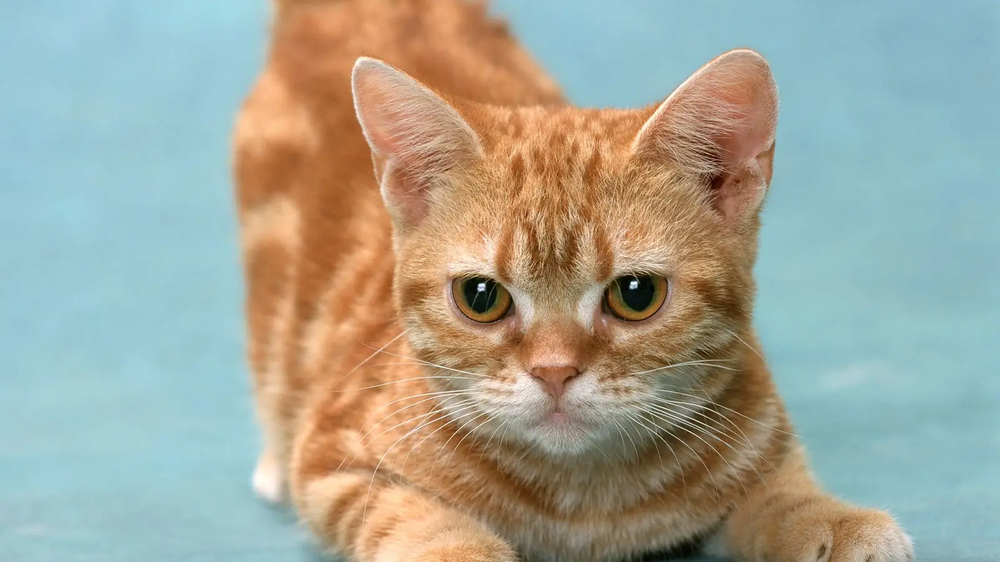
#> input picture img/cat0.png, 1000 x 562 px, shrunk from 1600 x 900 before the run
$ python 13_matchTemplate_demo.py
#> lines starting #> are read from the running program, lines starting #| are printed output that depends on the picture; after the words box and inside, x2 and y2 are one past the last pixel; in counts of white or black regions, pixels touching at a corner belong together
import cv2 as cv
import numpy as np
from matplotlib import pyplot as plt

# 1 图像和模板读取
img = cv.imread('img/cat0.png')
#> img is the input picture: shape (562, 1000, 3); mean B, G, R 151.7, 165.4, 163.3
template = cv.imread('img/nekoFace.png')
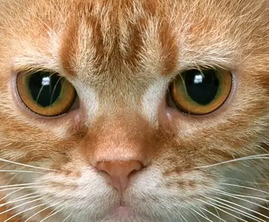
#> input picture img/nekoFace.png, 269 x 222 px, shrunk from 430 x 356 before the run
#> template is the input picture: shape (222, 269, 3); mean B, G, R 102.6, 134.4, 164.7
h, w, l = template.shape
#> h = 222; w = 269; l = 3
# 2 模板匹配
# 2.1 模板匹配
res = cv.matchTemplate(img, template, cv.TM_CCORR)
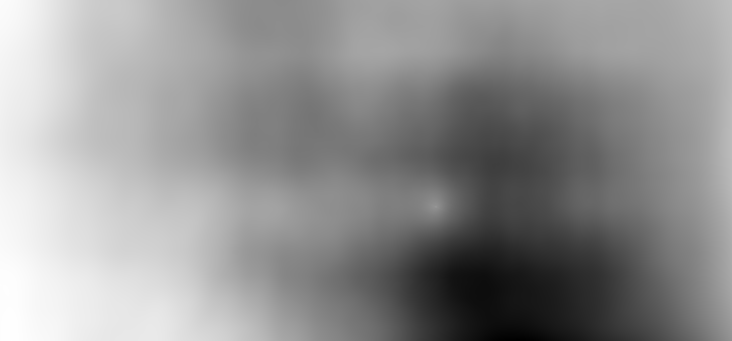
#> res: shape (341, 732) float32; min 2.62e+09, max 4.49e+09, mean 3.69e+09; drawn with min black and max white
# 2.2 返回图像中最匹配的位置，确定左上角的坐标，并将匹配位置绘制在图像上
min_val, max_val, min_loc, max_loc = cv.minMaxLoc(res)
#> min_val = 2.62e+09; max_val = 4.49e+09; min_loc = (518, 340); max_loc = (11, 340)
# 使用平方差时最小值为最佳匹配位置
# top_left = min_loc
top_left = max_loc
#> top_left = (11, 340)
bottom_right = (top_left[0] + w, top_left[1] + h)
#> bottom_right = (280, 562)
cv.rectangle(img, top_left, bottom_right, (0, 255, 0), 2)
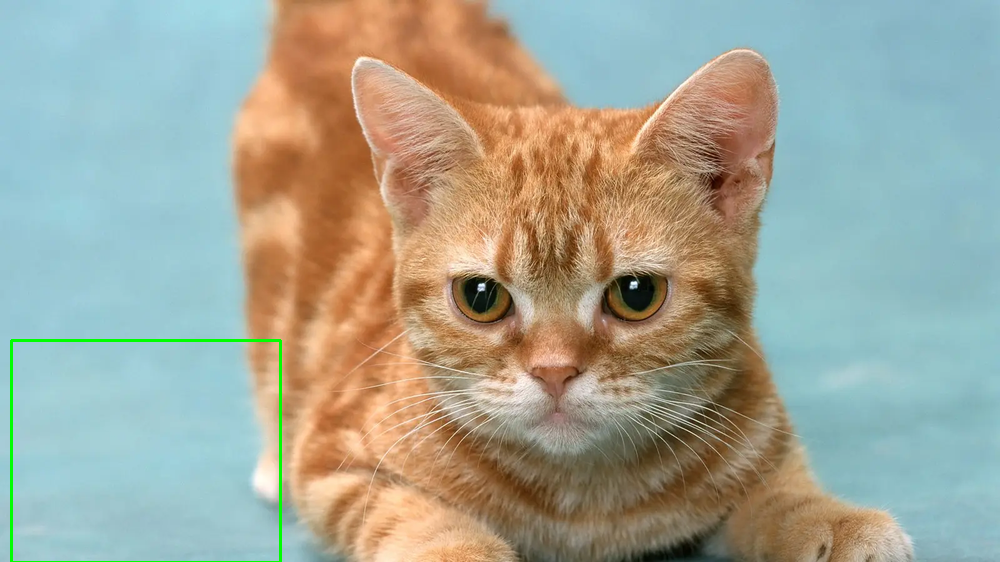
#> img: shape (562, 1000, 3); 0.43% of pixels changed, all inside (x1, y1, x2, y2) = (10, 339, 282, 562)
# 3 图像显示
plt.imshow(img[:, :, ::-1])
plt.title('result'), plt.xticks([]), plt.yticks([])
plt.show()
# A big bug need to fix 2022/4/14
